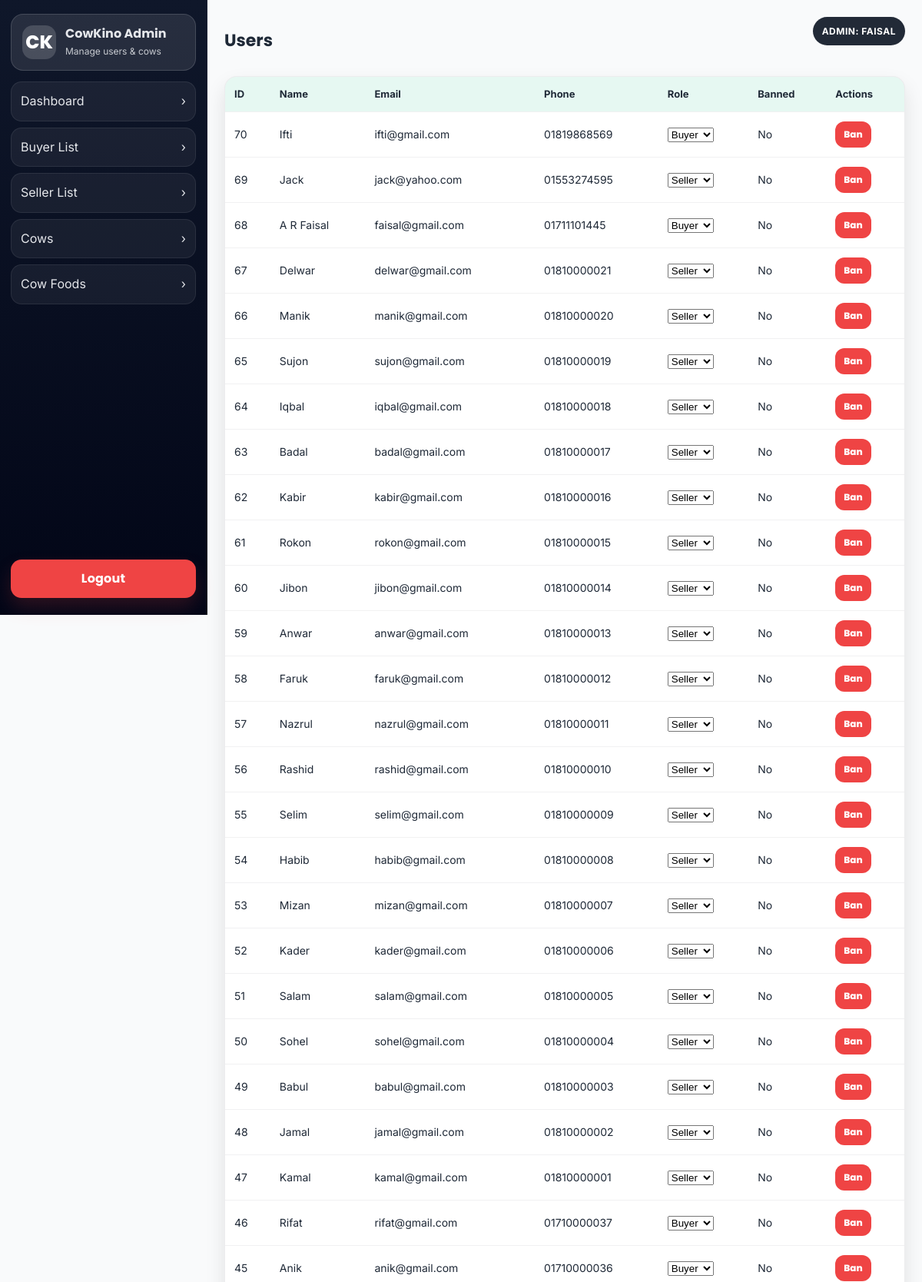
/admin/users.php (signed in, upper part), run on the app's committed database.
### tables this page shows
CREATE TABLE `users` (
  `name` varchar(120) NOT NULL,
  `id` int(11) NOT NULL,
  `email` varchar(255) NOT NULL,
  `password` varchar(255) NOT NULL,
  `phone` varchar(30) NOT NULL,
  `user_type` varchar(20) NOT NULL,
  `is_banned` tinyint(1) NOT NULL DEFAULT 0
);

### model/admin.php (called while the page is built, shortened)
<?php
require_once __DIR__ . '/DataBase.php';
function AdminGetUsers()
{
    global $conn;
    $result = mysqli_query($conn, "SELECT * FROM users ORDER BY id DESC");
    $users = [];
    while ($row = mysqli_fetch_assoc($result)) {
        $users[] = $row;
    }
    return $users;
}

### admin/users.php (the view, shortened to what this page needs)
<?php
require_once '../model/admin.php';
$users = AdminGetUsers();
?>
<?php include 'layout/header.php'; ?>
<div class="app">
  <?php include 'layout/sidebar.php'; ?>
  <div class="main">
    <div class="topbar">
      <h1>Users</h1>
      <div class="badge">Admin: <?= htmlspecialchars($_SESSION['user_name']) ?></div>
    </div>
    <div class="table-wrap">
      <table>
        <thead>
          <tr>
            <th>ID</th>
            <th>Name</th>
            <th>Email</th>
            <th>Phone</th>
            <th>Role</th>
            <th>Banned</th>
            <th>Actions</th>
          </tr>
        </thead>
        <tbody>
        <?php foreach ($users as $u): ?>
          <tr>
            <td><?= (int)$u['id'] ?></td>
            <td><?= htmlspecialchars($u['name']) ?></td>
            <td><?= htmlspecialchars($u['email']) ?></td>
            <td><?= htmlspecialchars((string)$u['phone']) ?></td>
            <td>
              <form method="POST" style="margin:0;">
                <select name="user_type" onchange="this.form.submit()">
                  <?php
                    $roles = ['buyer'=>'Buyer','seller'=>'Seller','admin'=>'Admin'];
                    foreach ($roles as $k=>$label):
                  ?>
                    <option value="<?= $k ?>" <?= strtolower($u['user_type'])===$k?'selected':'' ?>>
                      <?= $label ?>
                    </option>
                  <?php endforeach; ?>
                </select>
              </form>
            </td>
            <td><?= ((int)$u['is_banned'] === 1) ? 'Yes' : 'No' ?></td>
            <td>
              <div class="actions">
                <?php if ((int)$u['is_banned'] === 1): ?>
                  <form method="POST" style="margin:0;">
                    <input type="hidden" name="action" value="unban">
                    <input type="hidden" name="id" value="<?= (int)$u['id'] ?>">
                    <button class="btn btn-ghost" type="submit">Unban</button>
                  </form>
                <?php else: ?>
                  <form method="POST" style="margin:0;">
                    <button class="btn btn-danger" type="submit">Ban</button>
                  </form>
                <?php endif; ?>
              </div>
            </td>
          </tr>
        <?php endforeach; ?>
        </tbody>
      </table>
    </div>
  </div>
</div>
<?php include 'layout/footer.php'; ?>

### Asset/style/style.css (style rules this page uses)
:root { --primary: #10B981; --primary-dark: #059669; --secondary: #1F2937; --accent: #F59E0B; --light-bg: #F9FAFB; --white: #FFFFFF; --text-gray: #6B7280; --container-width: 1200px; --radius: 12px; --shadow-sm: 0 1px 3px rgba(0,0,0,0.1); --shadow-md: 0 4px 6px -1px rgba(0,0,0,0.1), 0 2px 4px -1px rgba(0,0,0,0.06); --shadow-hover: 0 10px 15px -3px rgba(0,0,0,0.1), 0 4px 6px -2px rgba(0,0,0,0.05); }
* { margin: 0; padding: 0; box-sizing: border-box; }
body { font-family: 'Inter', sans-serif; color: var(--secondary); line-height: 1.6; background-color: var(--light-bg); overflow-x: hidden; }
.btn { padding: 0.6rem 1.25rem; border-radius: 50px; font-weight: 600; cursor: pointer; border: none; font-size: 0.95rem; display: inline-flex; align-items: center; gap: 0.5rem; }
.badge { background: var(--accent); color: var(--secondary); padding: 0.3rem 0.8rem; border-radius: 4px; font-weight: 700; font-size: 0.8rem; text-transform: uppercase; letter-spacing: 0.5px; display: inline-block; margin-bottom: 1.5rem; }
* { word-wrap: break-word; }
button, .btn, a.btn, input[type="submit"] { touch-action: manipulation; }

### admin/assets/admin.css (style rules this page uses)
:root { --ck-primary: var(--primary, #10B981); --ck-primary-dark: var(--primary-dark, #059669); --ck-bg: var(--light-bg, #F9FAFB); --ck-text: var(--secondary, #1F2937); --ck-muted: var(--text-gray, #6B7280); --ck-white: var(--white, #FFFFFF); --ck-radius: var(--radius, 12px); --ck-shadow: var(--shadow-md, 0 4px 6px -1px rgba(0,0,0,0.1), 0 2px 4px -1px rgba(0,0,0,0.06)); --ck-admin-bg: #0b1220; --ck-admin-card: #ffffff; --ck-admin-border: rgba(17,24,39,.08); --ck-admin-sidebar: linear-gradient(180deg, #0f172a, #020617); --ck-admin-sidebarText: #e5e7eb; --ck-admin-sidebarHover: rgba(255,255,255,.12); --ck-admin-shadow: 0 12px 26px rgba(2,6,23,.10); }
* { box-sizing:border-box; }
body { margin:0; font-family:'Inter', system-ui, -apple-system, Segoe UI, Roboto, Arial, sans-serif; background: var(--ck-bg); color: var(--ck-text); }
.app { display:flex; min-height:100vh; }
.main { flex:1; padding: 22px; }
.topbar { display:flex; justify-content:space-between; align-items:center; margin-bottom: 16px; }
.topbar h1 { margin:0; font-size: 22px; font-family: 'Poppins','Inter',sans-serif; }
.badge { background: rgba(17,24,39,.92); color:#fff; padding: 9px 12px; border-radius: 999px; font-size: 12px; }
.table-wrap { margin-top: 14px; background: var(--ck-admin-card); border-radius: 16px; overflow:hidden; border: 1px solid var(--ck-admin-border); box-shadow: var(--ck-admin-shadow); }
table { width:100%; border-collapse:collapse; }
th, td { padding: 12px 12px; border-bottom: 1px solid rgba(17,24,39,.06); text-align:left; font-size: 14px; }
th { background: rgba(16,185,129,.10); font-size: 13px; color: var(--ck-text); font-weight: 700; }
tbody tr { transition: transform .15s ease, background .2s ease; }
.btn { transition: transform .15s ease, filter .2s ease, box-shadow .2s ease; }
.actions { display:flex; gap: 8px; align-items:center; flex-wrap:wrap; }
.btn { border:0; cursor:pointer; padding: 8px 11px; border-radius: 12px; font-weight: 800; font-size: 12px; font-family: 'Poppins','Inter',sans-serif; }
.btn-danger { background: #ef4444; color:#fff; }
.btn, .logout-btn { transition: transform .15s ease, box-shadow .2s ease, filter .2s ease; }
.table-wrap table tbody tr { transition: transform .15s ease, background .2s ease; }

### data on the page
users: id "70", name "Ifti", email "ifti@gmail.com", phone "01819868569", user_type "Buyer", is_banned "No"
users: id "69", name "Jack", email "jack@yahoo.com", phone "01553274595", user_type "Seller", is_banned "No"
users: id "68", name "A R Faisal", email "faisal@gmail.com", phone "01711101445", user_type "Buyer", is_banned "No"
users: id "67", name "Delwar", email "delwar@gmail.com", phone "01810000021", user_type "Seller", is_banned "No"
users: id "66", name "Manik", email "manik@gmail.com", phone "01810000020", user_type "Seller", is_banned "No"
users: id "65", name "Sujon", email "sujon@gmail.com", phone "01810000019", user_type "Seller", is_banned "No"
users: id "64", name "Iqbal", email "iqbal@gmail.com", phone "01810000018", user_type "Seller", is_banned "No"
users: id "63", name "Badal", email "badal@gmail.com", phone "01810000017", user_type "Seller", is_banned "No"
users: id "62", name "Kabir", email "kabir@gmail.com", phone "01810000016", user_type "Seller", is_banned "No"
users: id "61", name "Rokon", email "rokon@gmail.com", phone "01810000015", user_type "Seller", is_banned "No"
users: id "60", name "Jibon", email "jibon@gmail.com", phone "01810000014", user_type "Seller", is_banned "No"
users: id "59", name "Anwar", email "anwar@gmail.com", phone "01810000013", user_type "Seller", is_banned "No"
users: id "58", name "Faruk", email "faruk@gmail.com", phone "01810000012", user_type "Seller", is_banned "No"
users: id "57", name "Nazrul", email "nazrul@gmail.com", phone "01810000011", user_type "Seller", is_banned "No"
users: id "56", name "Rashid", email "rashid@gmail.com", phone "01810000010", user_type "Seller", is_banned "No"
users: id "55", name "Selim", email "selim@gmail.com", phone "01810000009", user_type "Seller", is_banned "No"
users: id "54", name "Habib", email "habib@gmail.com", phone "01810000008", user_type "Seller", is_banned "No"
users: id "53", name "Mizan", email "mizan@gmail.com", phone "01810000007", user_type "Seller", is_banned "No"
users: id "52", name "Kader", email "kader@gmail.com", phone "01810000006", user_type "Seller", is_banned "No"
users: id "51", name "Salam", email "salam@gmail.com", phone "01810000005", user_type "Seller", is_banned "No"
users: id "50", name "Sohel", email "sohel@gmail.com", phone "01810000004", user_type "Seller", is_banned "No"
users: id "49", name "Babul", email "babul@gmail.com", phone "01810000003", user_type "Seller", is_banned "No"
users: id "48", name "Jamal", email "jamal@gmail.com", phone "01810000002", user_type "Seller", is_banned "No"
users: id "47", name "Kamal", email "kamal@gmail.com", phone "01810000001", user_type "Seller", is_banned "No"
users: id "46", name "Rifat", email "rifat@gmail.com", phone "01710000037", user_type "Buyer", is_banned "No"
users: id "45", name "Anik", email "anik@gmail.com", phone "01710000036", user_type "Buyer", is_banned "No"

### other printed values
$_SESSION['user_name'] "FAISAL"
